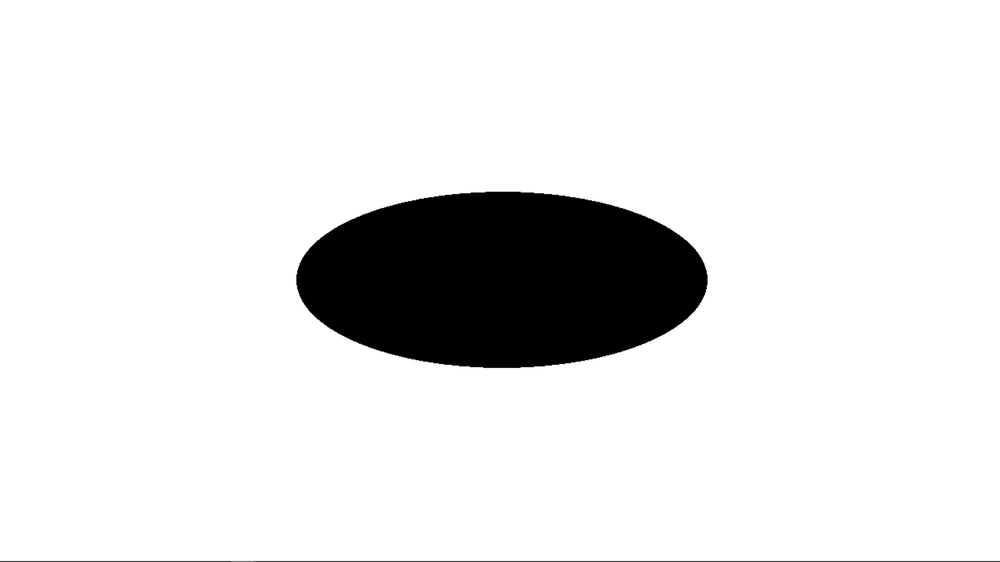
#> input picture 2024-1/Standard Image/000 degree.png, 1000 x 562 px, shrunk from 1920 x 1080 before the run; its folder holds only this picture in this run
$ jupyter execute 'Scale & Rotation.ipynb'
#> lines starting #> are read from the running program, lines starting #| are printed output that depends on the picture; after the words box and inside, x2 and y2 are one past the last pixel; in counts of white or black regions, pixels touching at a corner belong together
[cell 1]
import cv2
import numpy as np
import glob
import os
import pandas as pd

[cell 2]
def process_and_rotate_image(image_path):
    # Load the image
#> called with image_path = '000 degree.png'
    image = cv2.imread(image_path)
#> image is the input picture: shape (562, 1000, 3); min 0, max 255, mean 228.8
    gray = cv2.cvtColor(image, cv2.COLOR_BGR2GRAY)
    inverted_gray = cv2.bitwise_not(gray)
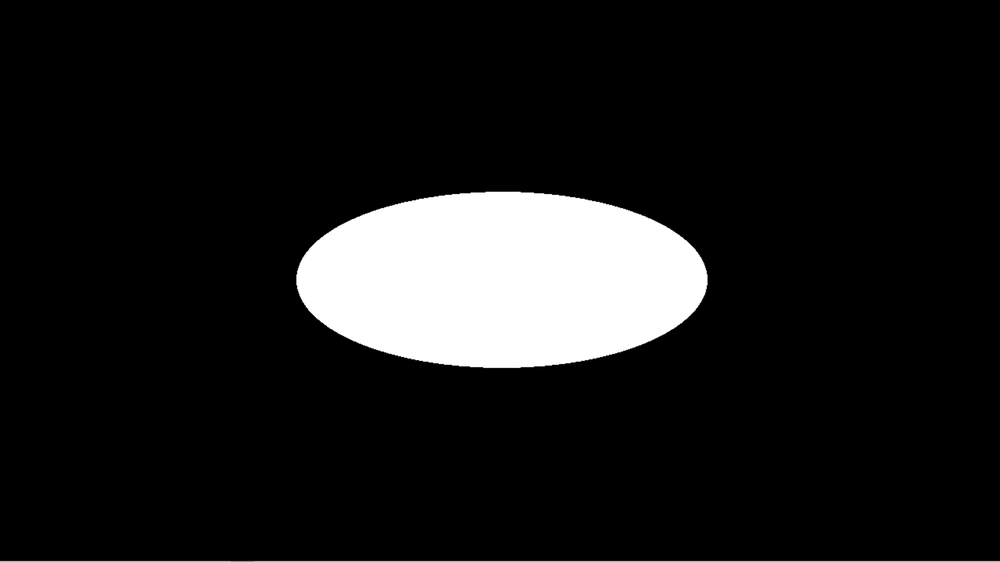
#> inverted_gray: shape (562, 1000); min 0, max 255, mean 26.2

    # Find the contours in the inverted grayscale image
    contours, _ = cv2.findContours(inverted_gray, cv2.RETR_EXTERNAL, cv2.CHAIN_APPROX_SIMPLE)
#> contours = 4 contours, 2 with area under 20; largest, box (x1, y1, x2, y2) and area: (294, 189, 710, 371) 58768, (0, 560, 1000, 562) 999

    # Find the extreme points
    x_largest = y_largest = 0
    x_smallest = y_smallest = float('inf')

    # Iterate through contours to find extreme points
    for contour in contours:
        for point in contour:
            x, y = point[0]
            if x > x_largest:
                x_largest = x
            if x < x_smallest:
                x_smallest = x
            if y > y_largest:
                y_largest = y
            if y < y_smallest:
                y_smallest = y
#> this loop made 4 passes
#> contour on passes 1 to 3: [[0, 560], [0, 561], [999, 561], [999, 560]], [[0, 558], [999, 558]], [[405, 360]]
#> after the loop, x_largest = 999; x_smallest = 0; y_largest = 561; y_smallest = 189

    # Calculate the center of the box
    center_x = (x_largest + x_smallest) // 2
#> center_x = 499
    center_y = (y_largest + y_smallest) // 2
#> center_y = 375

    # Count the black pixels in each quadrant
    quadrant_counts = {
        "top_right": 0,
        "top_left": 0,
        "bottom_left": 0,
        "bottom_right": 0
    }

    # Define the ranges for each quadrant
    quadrants = {
        "top_right": ((center_x, y_smallest), (x_largest, center_y)),   # Top-right
        "top_left": ((x_smallest, y_smallest), (center_x, center_y)),  # Top-left
        "bottom_left": ((x_smallest, center_y), (center_x, y_largest)),   # Bottom-left
        "bottom_right": ((center_x, center_y), (x_largest, y_largest))     # Bottom-right
    }
#> quadrants = {'top_right': ((499, 189), (999, 375)), 'top_left': ((0, 189), (499, 375)), 'bottom_left': ((0, 375), (499, 561)), 'bottom_right': ((499, 375), (999, 561))}

    # Count black pixels in each quadrant
    for key, ((start_x, start_y), (end_x, end_y)) in quadrants.items():
        quadrant = inverted_gray[start_y:end_y, start_x:end_x]
        quadrant_counts[key] = cv2.countNonZero(quadrant)
#> this loop made 4 passes
#> (key, start_x, start_y, end_x, end_y) on passes 1 to 4: ('top_right', 499, 189, 999, 375), ('top_left', 0, 189, 499, 375), ('bottom_left', 0, 375, 499, 561), ('bottom_right', 499, 375, 999, 561)
#> pass 1, in process_and_rotate_image, `quadrant = inverted_gray[start_y:end_y, start_x:end_x]`:
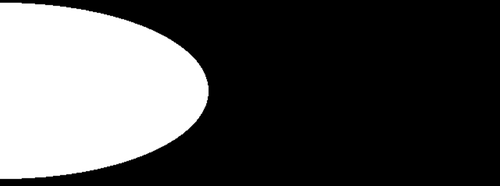
#> quadrant: shape (186, 500); min 0, max 255, mean 79.5
#> pass 2, in process_and_rotate_image, `quadrant = inverted_gray[start_y:end_y, start_x:end_x]`:
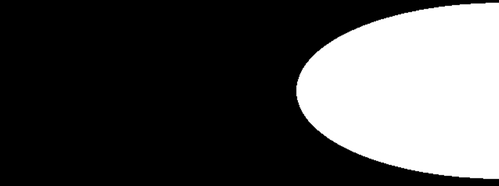
#> quadrant: shape (186, 499); min 0, max 255, mean 76.8
#> after the loop, quadrant_counts = {'top_right': 29833, 'top_left': 28762, 'bottom_left': 998, 'bottom_right': 1000}

    # Determine the rotation needed
    ordered_quadrants = ['top_right', 'bottom_right', 'bottom_left', 'top_left']
    max_black_pixels_quadrant = max(quadrant_counts, key=quadrant_counts.get)
#> max_black_pixels_quadrant = 'top_right'
    rotation_count = ordered_quadrants.index(max_black_pixels_quadrant)
#> rotation_count = 0

    # Rotate the image counterclockwise
    rotated_image = np.rot90(image, k=rotation_count)

    # Save the rotated image
    rotated_image_path = image_path.replace('.png', '_rotated.png')
    cv2.imwrite(rotated_image_path, rotated_image)

    return rotated_image_path, quadrant_counts, rotation_count

[cell 3]
cwd = os.getcwd()
files = glob.glob('*.png')
for file in files:
    rotated_image_path, quadrant_counts, rotation_count = process_and_rotate_image(file)
#> rotated_image_path = '000 degree_rotated.png'; rotation_count = 0

$ run again, on 2024-1/Standard Image/030 degree.png
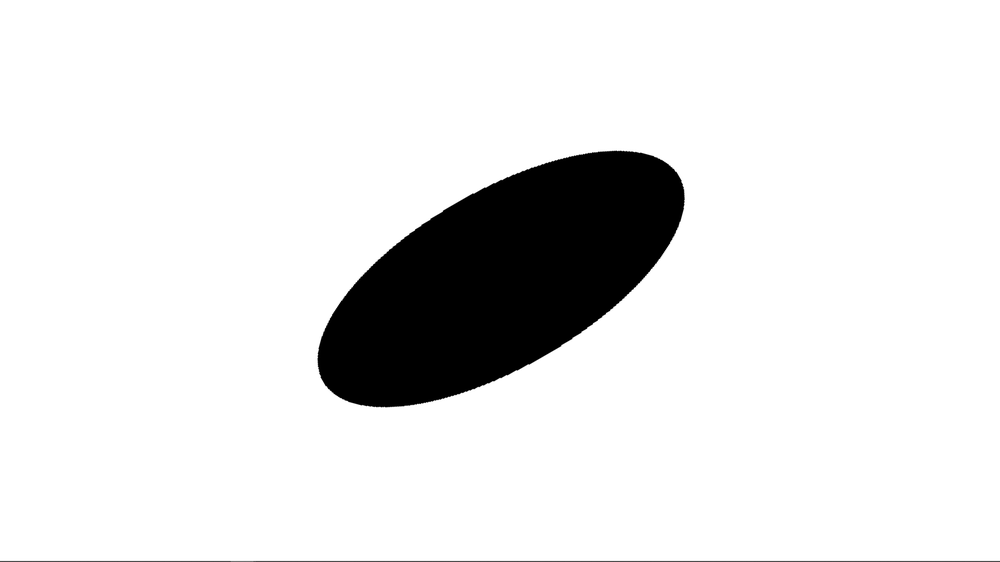
#> input picture 2024-1/Standard Image/030 degree.png, 1000 x 562 px, shrunk from 1920 x 1080 before the run
#> in process_and_rotate_image, image is the input picture: shape (562, 1000, 3); min 0, max 255, mean 228.8
#> in process_and_rotate_image, `inverted_gray = cv2.bitwise_not(gray)`:
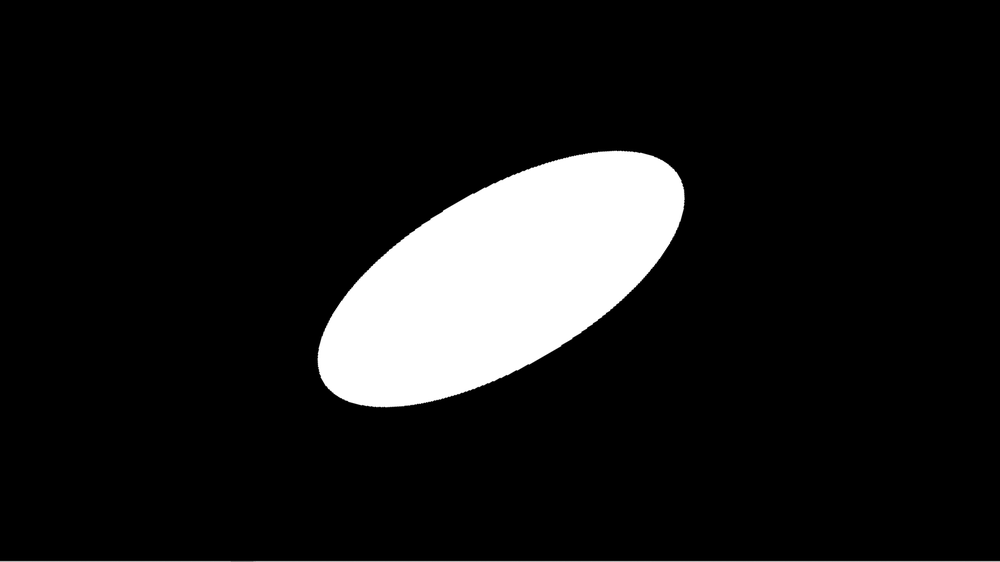
#> inverted_gray: shape (562, 1000); min 0, max 255, mean 26.2
#> contours = 4 contours, 2 with area under 20; largest, box (x1, y1, x2, y2) and area: (315, 148, 687, 410) 58688, (0, 560, 1000, 562) 999
#> the loop in process_and_rotate_image, `for contour in contours:` made 4 passes
#> contour on passes 1 to 3: [[0, 560], [0, 561], [999, 561], [999, 560]], [[0, 558], [999, 558]], [[376, 409], [393, 409]]
#> after the loop in process_and_rotate_image, `for contour in contours:`: x_largest = 999; x_smallest = 0; y_largest = 561; y_smallest = 148
#> center_x = 499
#> center_y = 354
#> quadrants = {'top_right': ((499, 148), (999, 354)), 'top_left': ((0, 148), (499, 354)), 'bottom_left': ((0, 354), (499, 561)), 'bottom_right': ((499, 354), (999, 561))}
#> the loop in process_and_rotate_image, `for key, ((start_x, start_y), (end_x, end_y)) in quadrants.items():` made 4 passes
#> (key, start_x, start_y, end_x, end_y) on passes 1 to 4: ('top_right', 499, 148, 999, 354), ('top_left', 0, 148, 499, 354), ('bottom_left', 0, 354, 499, 561), ('bottom_right', 499, 354, 999, 561)
#> after the loop in process_and_rotate_image, `for key, ((start_x, start_y), (end_x, end_y)) in quadrants.items():`:
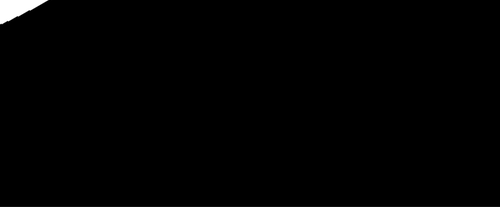
#> quadrant: shape (207, 500); min 0, max 255, mean 1.6
#> after the loop in process_and_rotate_image, `for key, ((start_x, start_y), (end_x, end_y)) in quadrants.items():`: quadrant_counts = {'top_right': 29020, 'top_left': 20610, 'bottom_left': 9271, 'bottom_right': 1720}
#> max_black_pixels_quadrant = 'top_right'
#> in process_and_rotate_image, `rotation_count = ordered_quadrants.index(max_black_pixels_quadrant)`: rotation_count = 0
#> `rotated_image_path, quadrant_counts, rotation_count = process_and_rota..`: rotated_image_path = '030 degree_rotated.png'; rotation_count = 0
